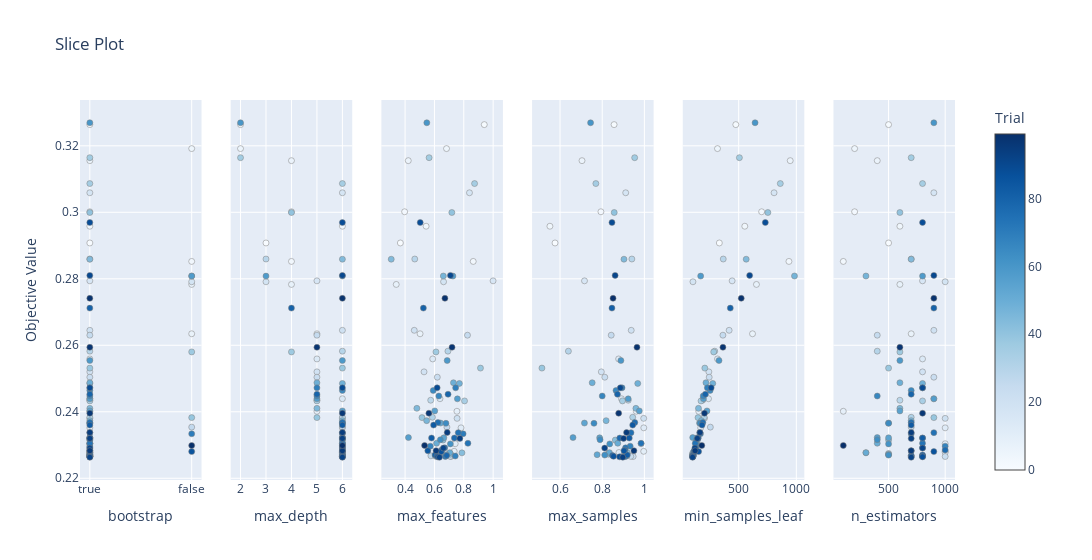

This figure's notebook cell:
### Markdown cell above
##### **Visualise the tuning paths**

### Code cell
# What parameters where the most important?
# optuna.visualization.plot_param_importances(study_rf_coords)

# Visualise the optimisation process 
# A good option to demonstrate whether the optimisation process is converging, e.g.b whether you still need more trials? 
# optuna.visualization.plot_optimization_history(study_rf_coords)

optuna.visualization.plot_slice(study_rf_coords)

# optuna.visualization.plot_parallel_coordinate(study_rf_coords)
